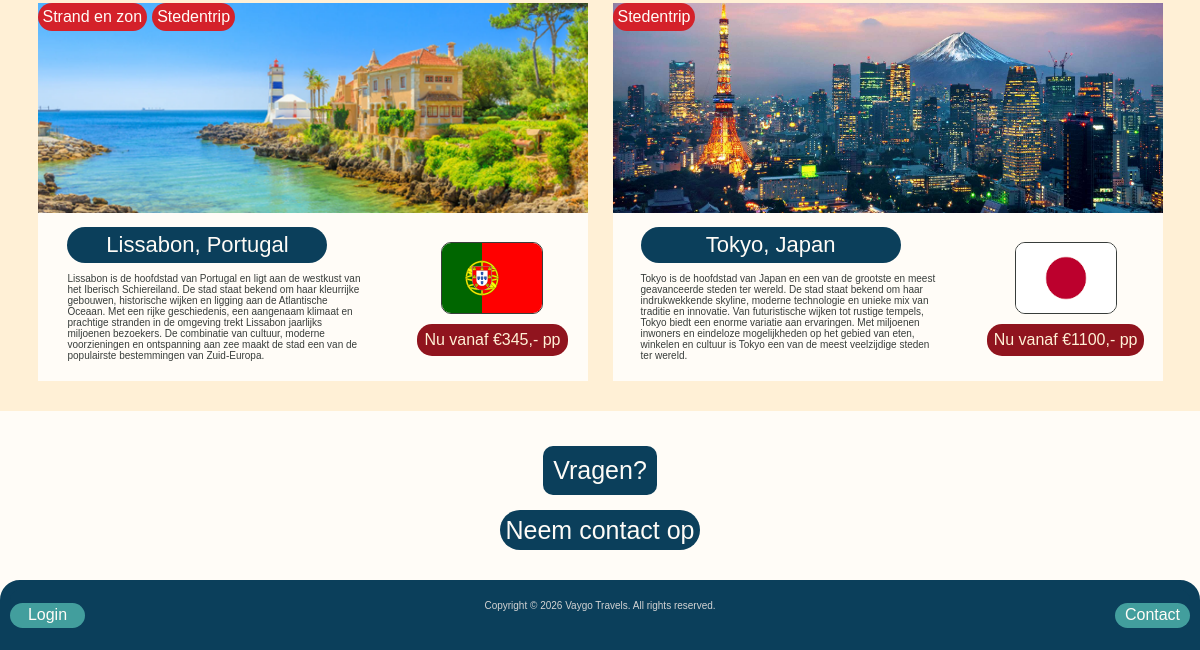
/reizen.php (lower part), run on an earlier commit of the app's database.
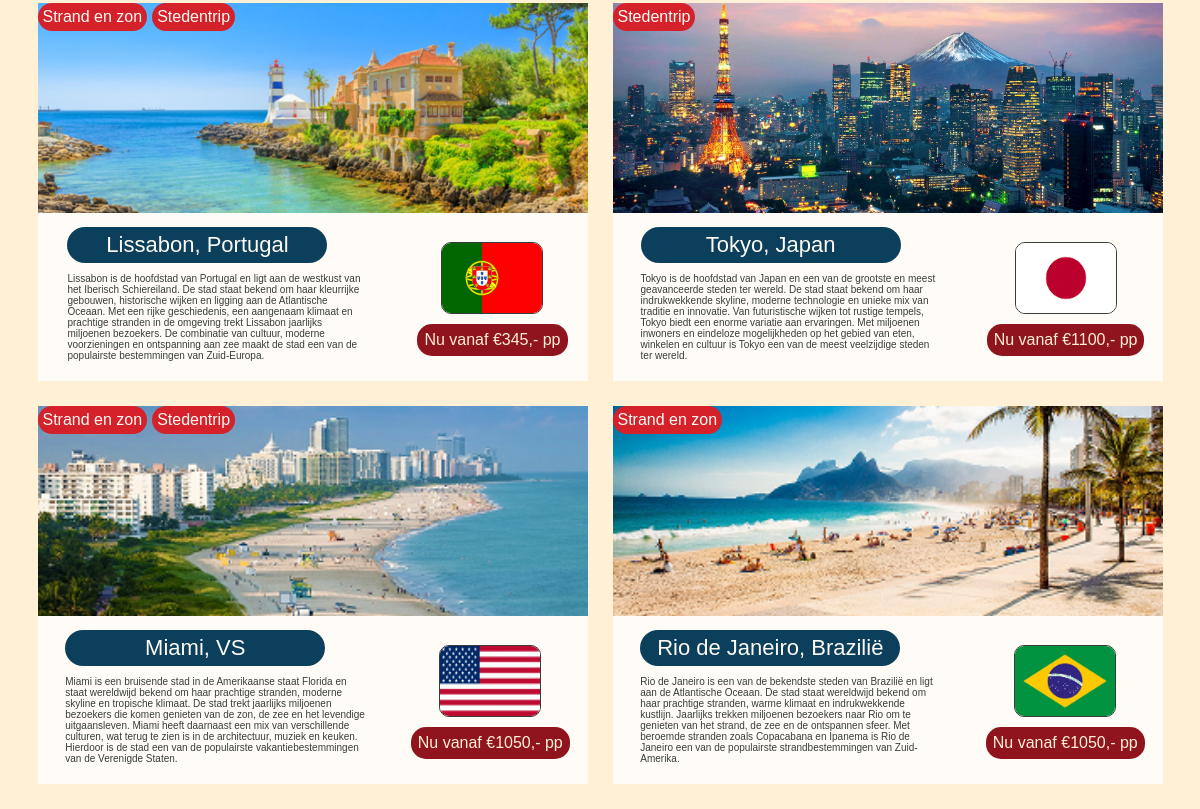
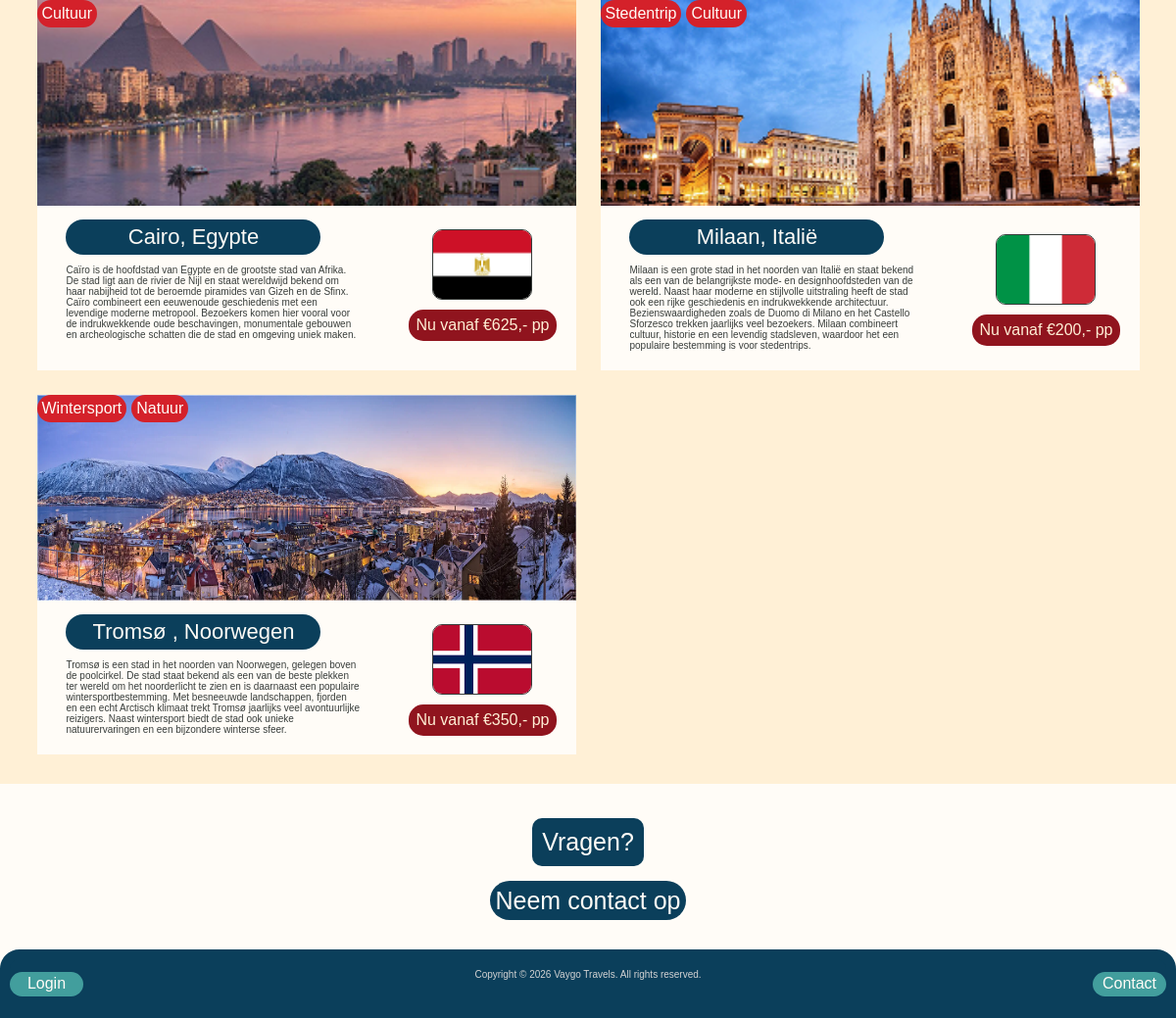
And on a later commit of the database (2 pictures, top to bottom).
### tables this page shows
CREATE TABLE `Reizen` (
  `Reis_id` int NOT NULL,
  `Bestemming` varchar(50) NOT NULL,
  `Land` varchar(50) NOT NULL,
  `korte_beschrijving` varchar(750) NOT NULL,
  `Prijs` int NOT NULL,
  `Vlag` varchar(250) NOT NULL,
  `Continent` varchar(50) NOT NULL,
  `Strand_en_zon` tinyint(1) NOT NULL,
  `Stedentrip` tinyint(1) NOT NULL,
  `Wintersport` tinyint(1) NOT NULL,
  `Natuur` tinyint(1) NOT NULL,
  `Cultuur` tinyint(1) NOT NULL,
  `Welkom_bericht` varchar(1000) NOT NULL,
  `Historie` varchar(1000) NOT NULL,
  `Wat_te_doen` varchar(1000) NOT NULL,
  `Achtergrond` varchar(1000) NOT NULL,
  `kaart_afbeelding` varchar(250) NOT NULL
);

### reizen.php (the view, shortened to what this page needs)
<?php
include_once 'includes/pdo.php';
?>
<!DOCTYPE html>
<html lang="en">
<head>
    <link rel="stylesheet" href="css/style.css">
</head>
<body>
    <main>
        <div class="main-reizen">
            <div class="destinations-index">
                <div class="destinations-flex">
                    <?php
                        $sql = "SELECT * FROM Reizen";
                        $statement = $pdo->prepare($sql);
                        $statement->execute();
                        $reizen = $statement->fetchAll();
                        foreach($reizen as $reis) { ?>
                    <div class="one-destination">
                        <div class="image-label">
                            <div class="label-box">
                                <?php
                                    if ($reis['Strand_en_zon'] == 1) {
                                        echo "<div class='index-label'>Strand en zon</div>";
                                    }
                                    if ($reis['Stedentrip'] == 1) {
                                        echo "<div class='index-label'>Stedentrip</div>";
                                    }
                                    if ($reis['Wintersport'] == 1) {
                                        echo "<div class='index-label'>Wintersport</div>";
                                    }
                                    if ($reis['Natuur'] == 1) {
                                        echo "<div class='index-label'>Natuur</div>";
                                    }
                                    if ($reis['Cultuur'] == 1) {
                                        echo "<div class='index-label'>Cultuur</div>";
                                    }
                                ?>
                            </div>
                            <?php echo "<img src='img/" . $reis['kaart_afbeelding'] . "' alt='Bestemming image'>"?>
                        </div>
                        <div class="info-bestemming">
                            <div class="text-info-bestemming">
                                <div class="titel-bestemming"><?php echo $reis['Bestemming'] ?>, <?php echo $reis['Land'] ?></div>
                                <p> <?php echo $reis['korte_beschrijving'] ?> </p>
                            </div>
                            <div class="vlag-prijs">
                                <img src="img/<?php echo $reis['Vlag'] ?>" alt="vlag image">
                                <a href="">Nu vanaf €<?php echo $reis['Prijs'] ?>,- pp</a>
                            </div>
                        </div>
                    </div>
                    <?php } ?>
                </div>
            </div>
            <div class="vragen-reizen">
                <span class="title-block-alt">Vragen?</span>
                <a href="contact.php">
                    <button class="action-button">Neem contact op</button>
                </a>
            </div>
        </div>
    </main>
    <footer>
    <?php
    include_once 'includes/footer.php';
    ?>
    </footer>
</body>
</html>

### includes/footer.php
<div class="footer">
    <div class="button">
        <a href="inlog.php">Login</a>
    </div>
    <div class="copyright">
        <p>Copyright &copy; 2026 Vaygo Travels. All rights reserved.</p>
    </div>
    <div class="button">
        <a href="contact.php">Contact</a>
    </div>
</div>

### css/style.css (style rules this page uses)
:root { --background: #FFFCF7; --sand: #FFF0D6; --dark_red: #90141E; --red: #D4212A; --dark_blue: #0B3F5B; --teal: #429E9D; --gunpowder: #383D3B; }
body { background: var(--background); margin: auto; font-family: noto-sans, sans-serif; color: var(--gunpowder); }
body a { text-decoration: none; }
.destinations-flex { display: grid; grid-template-rows: 1fr 1fr; grid-template-columns: 1fr 1fr; gap: 25px; background: var(--sand); margin-bottom: 30px; }
.one-destination { background: var(--background); gap: 10px; }
.image-label img { width: 550px; height: 210px; position: relative; z-index: 1; }
.info-bestemming { display: flex; justify-content: space-around; align-items: center; }
.text-info-bestemming { padding: 10px; }
.text-info-bestemming p { color: var(--gunpowder); font-size: 10px; max-width: 300px; }
.titel-bestemming { background: var(--dark_blue); color: var(--background); padding: 5px; border-radius: 25px; font-size: 22px; max-width: 250px; text-align: center; }
.vlag-prijs { display: flex; justify-content: center; align-items: center; flex-direction: column; gap: 10px; }
.vlag-prijs img { width: 100px; height: 70px; border: 1px solid var(--gunpowder); border-radius: 10px; }
.vlag-prijs a { background: var(--dark_red); padding: 7px; border-radius: 15px; text-decoration: none; color: var(--sand); max-width: 150px; }
.destinations-index { background: var(--sand); display: flex; justify-content: center; align-items: center; flex-direction: column; gap: 20px; }
.label-box { position: absolute; z-index: 2; display: flex; gap: 5px; }
.index-label { background: var(--red); max-width: 125px; border-radius: 15px; display: flex; justify-content: center; align-items: center; gap: 20px; color: var(--background); padding: 5px; }
.main-reizen { gap: 35px; display: flex; flex-direction: column; }
.title-block-alt { background: var(--dark_blue); padding: 10px; color: var(--background); border-radius: 10px; max-width: 250px; font-size: 25px; position: relative; z-index: 2; }
.vragen-reizen { display: flex; justify-content: center; align-items: center; flex-direction: column; gap: 15px; }
.action-button { color: var(--background); background: var(--dark_blue); border: none; min-width: 200px; height: 40px; font-size: 25px; padding: 5px; border-radius: 20px; }
footer { background: var(--dark_blue); border: 10px solid var(--dark_blue); border-radius: 20px 20px 0 0; height: auto; color: var(--background); display: flex; justify-content: center; align-items: center; position: relative; z-index: 2; margin-top: 30px; }
.footer { display: flex; justify-content: space-between; width: 100%; height: 50px; }
footer a { color: var(--background); text-decoration: none; }
.button { display: flex; flex-direction: column; gap: 10px; justify-content: center; align-items: center; }
.button a { background: var(--teal); height: 25px; width: 75px; border-radius: 15px; display: flex; justify-content: center; align-items: center; }
footer p { color: lightgray; font-size: 10px; }

What changed in the data, as far as the page shows it:
added reizen: Strand_en_zon "Strand en zon", Stedentrip "Stedentrip", kaart_afbeelding (picture), Bestemming "Miami", Land "VS", korte_beschrijving "Miami is een bruisende stad in de Amerikaanse staat Florida en staat wereldwijd bekend om haar prachtige stranden, moderne skyline en tropische klimaat. De stad trekt jaarlijks miljoenen bezoekers die komen genieten van de zon, de zee en het levendige uitgaansleven. Miami heeft daarnaast een mix van verschillende culturen, wat terug te zien is in de architectuur, muziek en keuken. Hierdoor is de stad een van de populairste vakantiebestemmingen van de Verenigde Staten.", Vlag (picture), Prijs "1050"
added reizen: Strand_en_zon "Strand en zon", kaart_afbeelding (picture), Bestemming "Rio de Janeiro", Land "Brazilië", korte_beschrijving "Rio de Janeiro is een van de bekendste steden van Brazilië en ligt aan de Atlantische Oceaan. De stad staat wereldwijd bekend om haar prachtige stranden, warme klimaat en indrukwekkende kustlijn. Jaarlijks trekken miljoenen bezoekers naar Rio om te genieten van het strand, de zee en de ontspannen sfeer. Met beroemde stranden zoals Copacabana en Ipanema is Rio de Janeiro een van de populairste strandbestemmingen van Zuid-Amerika.", Vlag (picture), Prijs "1050"
added reizen: Cultuur "Cultuur", kaart_afbeelding (picture), Bestemming "Cairo", Land "Egypte", korte_beschrijving "Caïro is de hoofdstad van Egypte en de grootste stad van Afrika. De stad ligt aan de rivier de Nijl en staat wereldwijd bekend om haar nabijheid tot de beroemde piramides van Gizeh en de Sfinx. Caïro combineert een eeuwenoude geschiedenis met een levendige moderne metropool. Bezoekers komen hier vooral voor de indrukwekkende oude beschavingen, monumentale gebouwen en archeologische schatten die de stad en omgeving uniek maken.", Vlag (picture), Prijs "625"
added reizen: Stedentrip "Stedentrip", Cultuur "Cultuur", kaart_afbeelding (picture), Bestemming "Milaan", Land "Italië", korte_beschrijving "Milaan is een grote stad in het noorden van Italië en staat bekend als een van de belangrijkste mode- en designhoofdsteden van de wereld. Naast haar moderne en stijlvolle uitstraling heeft de stad ook een rijke geschiedenis en indrukwekkende architectuur. Bezienswaardigheden zoals de Duomo di Milano en het Castello Sforzesco trekken jaarlijks veel bezoekers. Milaan combineert cultuur, historie en een levendig stadsleven, waardoor het een populaire bestemming is voor stedentrips.", Vlag (picture), Prijs "200"
added reizen: Wintersport "Wintersport", Natuur "Natuur", kaart_afbeelding (picture), Bestemming "Tromsø", Land "Noorwegen", korte_beschrijving "Tromsø is een stad in het noorden van Noorwegen, gelegen boven de poolcirkel. De stad staat bekend als een van de beste plekken ter wereld om het noorderlicht te zien en is daarnaast een populaire wintersportbestemming. Met besneeuwde landschappen, fjorden en een echt Arctisch klimaat trekt Tromsø jaarlijks veel avontuurlijke reizigers. Naast wintersport biedt de stad ook unieke natuurervaringen en een bijzondere winterse sfeer.", Vlag (picture), Prijs "350"
